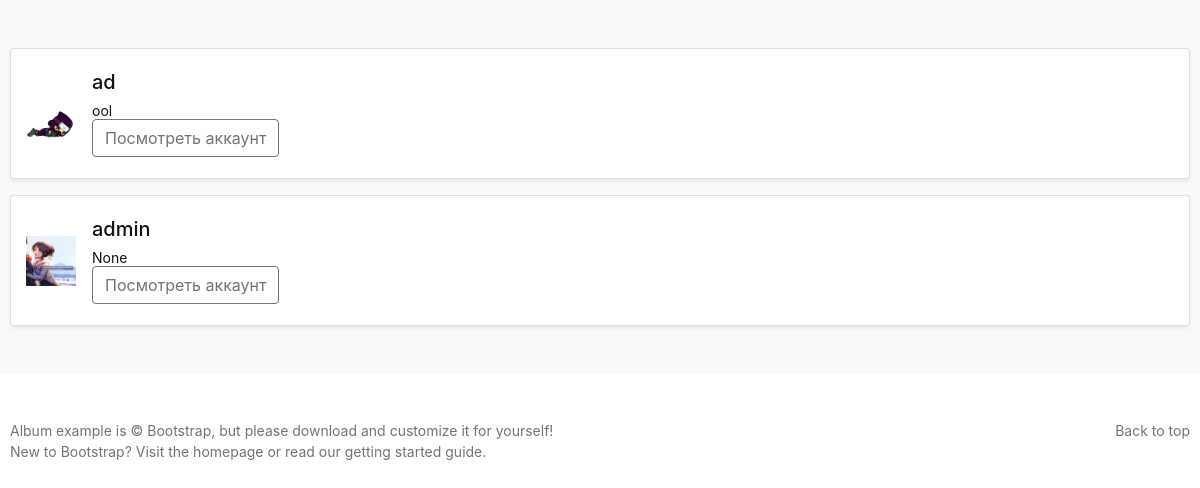
Page /my_account/follows/12/ on the committed database.
### apps/users/models.py (models this page shows, shortened)
class Followers(models.Model):
    to_user = models.ForeignKey(
        User,
        related_name="followers",
        on_delete=models.CASCADE
        )
    from_user = models.ForeignKey(
        User,
        related_name="followings",
        on_delete=models.CASCADE
        )

class User(AbstractUser):
    profile_image=models.FileField(
        upload_to='profile_image/',
        blank=True,
        null=True,
    )
    full_name=models.CharField(
        max_length=100
    )
    description=models.CharField(
        max_length=200,
        blank=True,
        null=True
    )
    phone_number=models.CharField(
        max_length=20,
        blank=True,
        null=True,
    )
    GENDERS=(
        ('women','women'),
        ('men','men'),
        ('another','another')
    )
    gender = models.CharField(
        choices=GENDERS,
        default='another',
        max_length=20,
        blank=True,
        null=True
    )
    relationship=models.CharField(
        max_length=50,
        blank=True,
        null=True
    )
    occupation=models.CharField(
        max_length=60,
        blank=True,
        null=True
    )
    class Meta:
        verbose_name='пользователь'
        verbose_name_plural='пользователи'

### apps/users/views.py (the view, shortened to what this page needs)
# urls.py: path('my_account/follows/<int:id>/',follows,name ='follows'),
def follows(request, id):
    user = User.objects.get(id = id)
    follow_status = Followers.objects.filter(from_user = user)
    context = {
        'user':user,
        'follow_status':follow_status
    }
    return render(request, 'follows.html', context)

### templates/follows.html (shortened to what this page needs)
<html lang="en">
<head>
    <link href="https://cdn.jsdelivr.net/npm/bootstrap@5.0.2/dist/css/bootstrap.min.css" rel="stylesheet">
<link rel="stylesheet" href="css/style.css">
</head>
<body>
    <div class="album py-5 bg-light">
        <div class="container">
          <div class="row row-cols-1 row-cols-sm-12 row-cols-md-12 g-3">
            {% for follows in user.followings.all %}
            <div class="col ">
              <div class="card shadow-sm d-flex colsen">
                <img class="bd-placeholder-img" width="50px" height="50px" src="{{follows.to_user.profile_image.url}}" role="img" aria-label="Placeholder: Thumbnail" preserveAspectRatio="xMidYMid slice" focusable="false"/>
                <div class="card-body">
                  <h5 class="card-title">{{follows.to_user.username}}</h5>
                  <p class="card-text">{{follows.to_user.description}}</p>
                  <div class="d-flex justify-content-between align-items-center">
                    <div class="btn-group">
                      <a href='{%url 'account' follows.to_user.username%}' type="button" class="btn btna-sm btn-outline-secondary">Посмотреть аккаунт</a>
                    </div>
                  </div>
                </div>
              </div>
            </div>
            {% endfor %}
          </div>
        </div>
      </div>
      <footer class="text-muted py-5">
        <div class="container">
          <p class="float-end mb-1">
            <a href="#">Back to top</a>
          </p>
          <p class="mb-1">Album example is © Bootstrap, but please download and customize it for yourself!</p>
          <p class="mb-0">New to Bootstrap? <a href="/">Visit the homepage</a> or read our <a href="/docs/5.0/getting-started/introduction/">getting started guide</a>.</p>
        </div>
      </footer>
</body>
</html>

### static/css/style.css (style rules this page uses)
*, *::after, *::before { box-sizing: border-box; }
a { text-decoration: none; color: inherit; }
p { margin: 0; }
body { font-family: 'Inter', sans-serif; font-weight: 400; font-size: 14px; line-height: 17px; color: #131313; }
.container { max-width: 1220px; padding: 0 10; margin: 0 auto ; }
.d-flex { display: flex; flex-direction: initial; align-items: center; }
.colsen { padding: 5px 15px; }

### rows in the picture
Followers: to_user.profile_image (picture), to_user.username "ad", to_user.description "ool"
Followers: to_user.profile_image (picture), to_user.username "admin", to_user.description "None"
